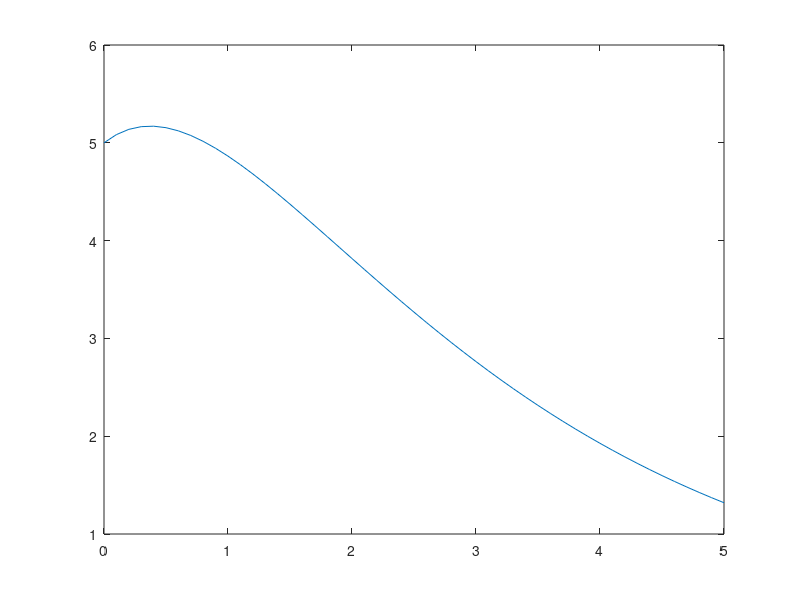

Write the MATLAB code that produced this figure.
% It calculates ODE using Runge-Kutta 4th order method
% Author Ido Schwartz

function RungaKutta()

h = .1;
x = 0:h:5;
y = zeros(1,length(x)); 
y(1) = 5;
F_xy = @(x,r) 3.*exp(-x)-0.4*r;

for i=1:(length(x)-1)                              % calculation loop
    k_1 = F_xy(x(i),y(i));
    k_2 = F_xy(x(i)+0.5*h,y(i)+0.5*h*k_1);
    k_3 = F_xy((x(i)+0.5*h),(y(i)+0.5*h*k_2));
    k_4 = F_xy((x(i)+h),(y(i)+k_3*h));

    y(i+1) = y(i) + (1/6)*(k_1+2*k_2+2*k_3+k_4)*h;  % main equation
end
plot(x,y)

end